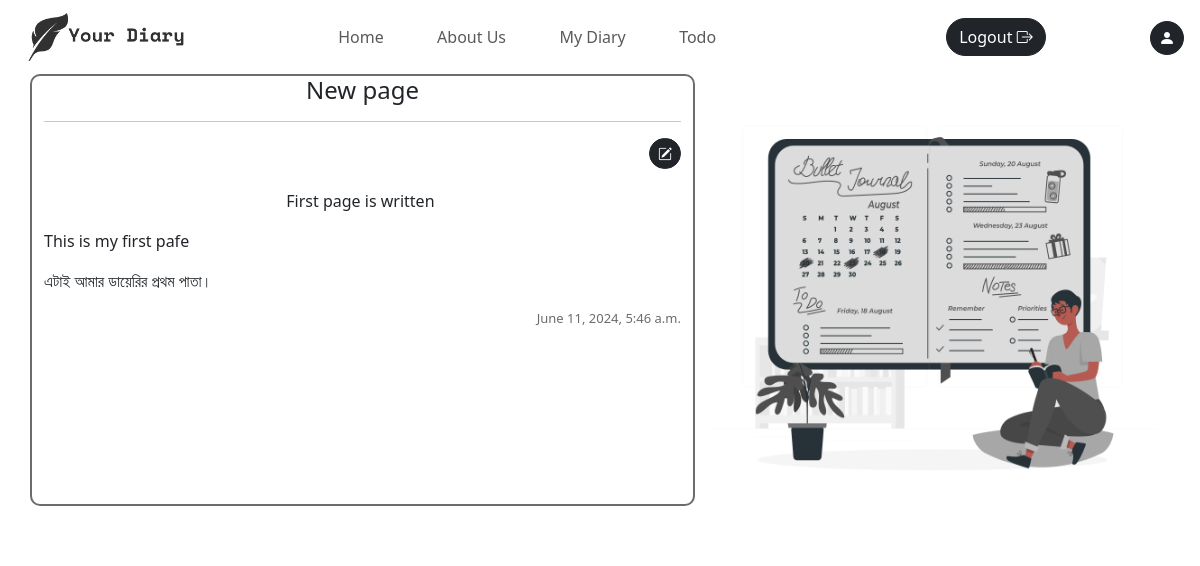
The app's page /my-diary/view-page/11/ (signed in) with its own data.
### diary/models.py (models this page shows, shortened)
class Page(models.Model):
    user = models.ForeignKey(User, on_delete=models.CASCADE)
    title = models.CharField(max_length=100)
    content = models.TextField()
    created_at = models.DateTimeField(auto_now_add=True)
    updated_at = models.DateTimeField(auto_now=True)

### diary/views.py (the view)
# urls.py: path("my-diary/view-page/<int:id>/", views.viewPage, name="viewPage"),
def viewPage(request, id):
	context = {}
	page = Page.objects.get(id=id)
	if request.user != page.user:
		messages.error(request, "You are not authorized to view this page")
		return redirect("myDiary")
	context["page"] = page
	return render(request, "viewPage.html", context)

### diary/context_processors.py (called while the page is built)
def site(request):
	site = Site.objects.first()  # replace this with your actual query
	return {'site': site}

### diary/templates/viewPage.html (shortened to what this page needs)
{% extends "base.html" %}
{% load static %}
{% block css %}
	<link rel="stylesheet" href="{% static "css/viewPage.css" %}">
{% endblock css %}
{% block body %}
	<div class="container">
		<div class="row">
			<div class="col-sm-7 page-part">
				<div class="diary-header">
					<h4 class='heading text-center'>{{page.title}}</h4>
					<hr>
				</div>
				<div class="diary-body">
					<div class="edit-button">
						<a href="{% url "updatePage" page.id %}" class="btn btn-sm btn-dark mb-1 edit-btn"><i class="bi bi-pencil-square"></i></a>
					</div>
					<p class="page-content">{{page.content|safe}}</p>
					<p class="page-date">{{page.created_at}}</p>
				</div>
			</div>
			<div class="col-sm-5">
				<div class="diary-image">
					<img src="{% static "media/viewDiary.png" %}" alt="" class="diary-img img-fluid">
				</div>
			</div>
		</div>
	</div>
{% endblock body %}

### diary/static/css/style.css (style rules this page uses)
.btn { border-radius: 30px !important; }

### diary/static/css/viewPage.css (style rules this page uses)
.diary-img { height: 29rem; }
.page-part { border: 2px solid #6d6c6c; border-radius: 10px; margin-bottom: 2rem; max-height: 90vh; overflow: overlay; }
.edit-button { display: flex; justify-content: flex-end; }
.page-date { text-align: right; font-size: small; color: #6d6c6c; right: 0; bottom: 0; }

### records on screen
Page: title "New page", content "First page is written This is my first pafe এটাই আমার ডায়েরির প্রথম পাতা।", created_at "June 11, 2024, 5:46 a.m."
